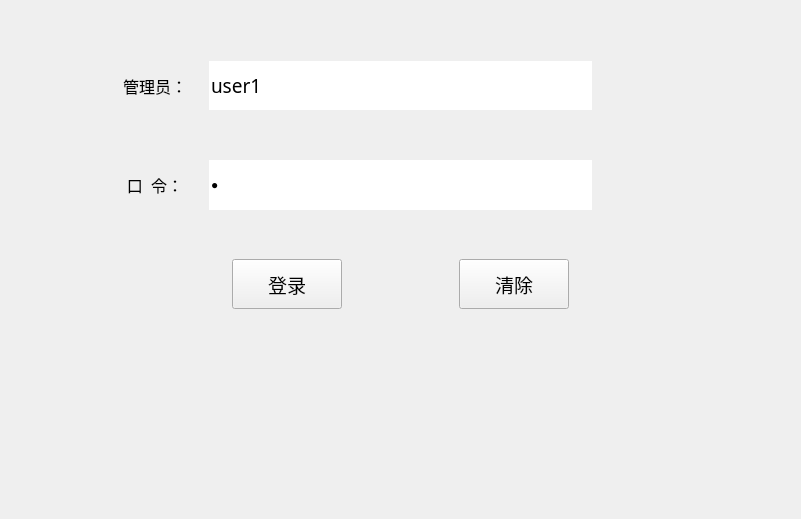
<?xml version="1.0" encoding="UTF-8"?>
<ui version="4.0">
 <class>KLoginPage</class>
 <widget class="QWidget" name="KLoginPage">
  <property name="geometry">
   <rect>
    <x>0</x>
    <y>0</y>
    <width>801</width>
    <height>519</height>
   </rect>
  </property>
  <property name="windowTitle">
   <string>KLoginPage</string>
  </property>
  <layout class="QVBoxLayout" name="verticalLayout_2">
   <item>
    <layout class="QVBoxLayout" name="verticalLayout" stretch="1,1,1,1,1,1,4">
     <property name="spacing">
      <number>0</number>
     </property>
     <item>
      <spacer name="verticalSpacer_3">
       <property name="orientation">
        <enum>Qt::Vertical</enum>
       </property>
       <property name="sizeHint" stdset="0">
        <size>
         <width>20</width>
         <height>40</height>
        </size>
       </property>
      </spacer>
     </item>
     <item>
      <layout class="QHBoxLayout" name="horizontalLayout_2" stretch="1,1,4,1,1">
       <item>
        <spacer name="horizontalSpacer">
         <property name="orientation">
          <enum>Qt::Horizontal</enum>
         </property>
         <property name="sizeHint" stdset="0">
          <size>
           <width>40</width>
           <height>20</height>
          </size>
         </property>
        </spacer>
       </item>
       <item>
        <widget class="QLabel" name="labelTextLoginPageUser">
         <property name="font">
          <font>
           <family>Agency FB</family>
           <pointsize>12</pointsize>
          </font>
         </property>
         <property name="text">
          <string>管理员：</string>
         </property>
         <property name="alignment">
          <set>Qt::AlignCenter</set>
         </property>
        </widget>
       </item>
       <item>
        <widget class="QLineEdit" name="lineEditLoginPageUser">
         <property name="sizePolicy">
          <sizepolicy hsizetype="Expanding" vsizetype="Expanding">
           <horstretch>0</horstretch>
           <verstretch>0</verstretch>
          </sizepolicy>
         </property>
         <property name="minimumSize">
          <size>
           <width>0</width>
           <height>20</height>
          </size>
         </property>
         <property name="font">
          <font>
           <family>宋体</family>
           <pointsize>14</pointsize>
          </font>
         </property>
         <property name="styleSheet">
          <string notr="true">border:none;</string>
         </property>
         <property name="text">
          <string>user1</string>
         </property>
        </widget>
       </item>
       <item>
        <widget class="QLabel" name="labelLoginPageUser">
         <property name="font">
          <font>
           <family>楷体</family>
           <pointsize>10</pointsize>
          </font>
         </property>
         <property name="styleSheet">
          <string notr="true">color: rgb(255, 0, 0);</string>
         </property>
         <property name="text">
          <string/>
         </property>
        </widget>
       </item>
       <item>
        <spacer name="horizontalSpacer_2">
         <property name="orientation">
          <enum>Qt::Horizontal</enum>
         </property>
         <property name="sizeHint" stdset="0">
          <size>
           <width>40</width>
           <height>20</height>
          </size>
         </property>
        </spacer>
       </item>
      </layout>
     </item>
     <item>
      <spacer name="verticalSpacer_2">
       <property name="orientation">
        <enum>Qt::Vertical</enum>
       </property>
       <property name="sizeHint" stdset="0">
        <size>
         <width>20</width>
         <height>40</height>
        </size>
       </property>
      </spacer>
     </item>
     <item>
      <layout class="QHBoxLayout" name="horizontalLayout_3" stretch="1,1,4,1,1">
       <item>
        <spacer name="horizontalSpacer_3">
         <property name="orientation">
          <enum>Qt::Horizontal</enum>
         </property>
         <property name="sizeHint" stdset="0">
          <size>
           <width>40</width>
           <height>20</height>
          </size>
         </property>
        </spacer>
       </item>
       <item>
        <widget class="QLabel" name="labelTextLoginPagePwd">
         <property name="font">
          <font>
           <family>Agency FB</family>
           <pointsize>12</pointsize>
          </font>
         </property>
         <property name="text">
          <string>口  令：</string>
         </property>
         <property name="alignment">
          <set>Qt::AlignCenter</set>
         </property>
        </widget>
       </item>
       <item>
        <layout class="QHBoxLayout" name="horizontalLayout">
         <property name="spacing">
          <number>0</number>
         </property>
         <item>
          <widget class="QLineEdit" name="lineEditLoginPagePwd">
           <property name="sizePolicy">
            <sizepolicy hsizetype="Expanding" vsizetype="Expanding">
             <horstretch>0</horstretch>
             <verstretch>0</verstretch>
            </sizepolicy>
           </property>
           <property name="minimumSize">
            <size>
             <width>0</width>
             <height>20</height>
            </size>
           </property>
           <property name="styleSheet">
            <string notr="true">border:none;
</string>
           </property>
           <property name="text">
            <string>1</string>
           </property>
           <property name="frame">
            <bool>false</bool>
           </property>
           <property name="echoMode">
            <enum>QLineEdit::Password</enum>
           </property>
          </widget>
         </item>
        </layout>
       </item>
       <item>
        <widget class="QLabel" name="labelLoginPagePwd">
         <property name="font">
          <font>
           <family>楷体</family>
           <pointsize>10</pointsize>
          </font>
         </property>
         <property name="styleSheet">
          <string notr="true">color: rgb(255, 0, 0);</string>
         </property>
         <property name="text">
          <string/>
         </property>
        </widget>
       </item>
       <item>
        <spacer name="horizontalSpacer_4">
         <property name="orientation">
          <enum>Qt::Horizontal</enum>
         </property>
         <property name="sizeHint" stdset="0">
          <size>
           <width>40</width>
           <height>20</height>
          </size>
         </property>
        </spacer>
       </item>
      </layout>
     </item>
     <item>
      <spacer name="verticalSpacer">
       <property name="orientation">
        <enum>Qt::Vertical</enum>
       </property>
       <property name="sizeHint" stdset="0">
        <size>
         <width>20</width>
         <height>40</height>
        </size>
       </property>
      </spacer>
     </item>
     <item>
      <layout class="QHBoxLayout" name="horizontalLayout_4" stretch="2,1,1,1,2">
       <item>
        <spacer name="horizontalSpacer_5">
         <property name="orientation">
          <enum>Qt::Horizontal</enum>
         </property>
         <property name="sizeHint" stdset="0">
          <size>
           <width>40</width>
           <height>20</height>
          </size>
         </property>
        </spacer>
       </item>
       <item>
        <widget class="QPushButton" name="btnLoginPageLogin">
         <property name="sizePolicy">
          <sizepolicy hsizetype="Expanding" vsizetype="Expanding">
           <horstretch>0</horstretch>
           <verstretch>0</verstretch>
          </sizepolicy>
         </property>
         <property name="font">
          <font>
           <family>宋体</family>
           <pointsize>14</pointsize>
           <weight>50</weight>
           <bold>false</bold>
          </font>
         </property>
         <property name="text">
          <string>登录</string>
         </property>
         <property name="shortcut">
          <string>Return</string>
         </property>
        </widget>
       </item>
       <item>
        <spacer name="horizontalSpacer_6">
         <property name="orientation">
          <enum>Qt::Horizontal</enum>
         </property>
         <property name="sizeHint" stdset="0">
          <size>
           <width>40</width>
           <height>20</height>
          </size>
         </property>
        </spacer>
       </item>
       <item>
        <widget class="QPushButton" name="btnLoginPageClear">
         <property name="sizePolicy">
          <sizepolicy hsizetype="Expanding" vsizetype="Expanding">
           <horstretch>0</horstretch>
           <verstretch>0</verstretch>
          </sizepolicy>
         </property>
         <property name="font">
          <font>
           <family>宋体</family>
           <pointsize>14</pointsize>
           <weight>50</weight>
           <bold>false</bold>
          </font>
         </property>
         <property name="text">
          <string>清除</string>
         </property>
         <property name="shortcut">
          <string>Return</string>
         </property>
        </widget>
       </item>
       <item>
        <spacer name="horizontalSpacer_7">
         <property name="orientation">
          <enum>Qt::Horizontal</enum>
         </property>
         <property name="sizeHint" stdset="0">
          <size>
           <width>40</width>
           <height>20</height>
          </size>
         </property>
        </spacer>
       </item>
      </layout>
     </item>
     <item>
      <spacer name="verticalSpacer_4">
       <property name="orientation">
        <enum>Qt::Vertical</enum>
       </property>
       <property name="sizeHint" stdset="0">
        <size>
         <width>20</width>
         <height>40</height>
        </size>
       </property>
      </spacer>
     </item>
    </layout>
   </item>
  </layout>
 </widget>
 <layoutdefault spacing="6" margin="11"/>
 <resources>
  <include location="kmainwindow.qrc"/>
 </resources>
 <connections/>
</ui>
